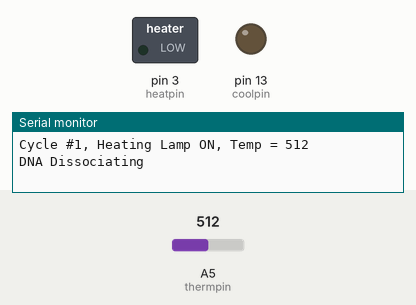
This sketch was run on a simulated Arduino Uno, built with avr-gcc and run on an emulated ATmega328P. Parts: switched loads named in the sketch (green lamp = pin HIGH), output pins drawn as LEDs (lit = HIGH), the last lines printed to the serial monitor. The inputs (shaded band) are chosen by the test bench; at power-on: A5 (thermpin) = 512.

Above: at 1.2 s.
1.3 s: A5 (thermpin) set to 22
At 2.6 s:
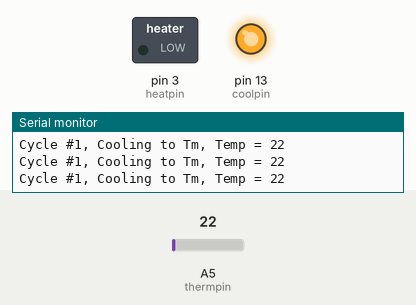
4.3 s: A5 (thermpin) set to 18
At 7.8 s:
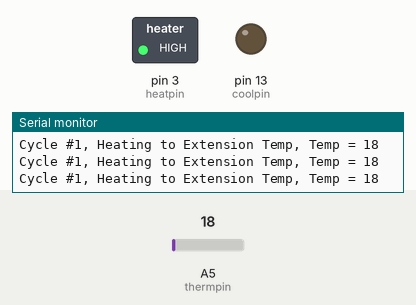
Timing chart, 0 to 9.3 s (numbered marks = the images above; inputs shaded):
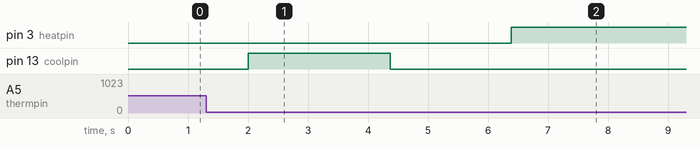

Measured:
- the behaviour switches between 21 and 20 on A5 (thermpin) (found by bisection; images 1 and 2)
- after the input at 4.3 s, pin 3 (heatpin): LOW → HIGH after 2.1 s; pin 13 (coolpin): HIGH → LOW after 0.07 s

The sketch:

downloadedPCR.ino
```cpp
const int thermpin = 5;
const int heatpin = 3;
const int coolpin = 13;

const int hot = 40; //these are resistance-based temperatures, not yet calibrated for Celsius
const int tm = 20;
const int elongtemp = 30;

const int delaytime = 2000;
const int elongtime = 5000;

int cyclecount = 1;

void setup(){
  pinMode(thermpin, INPUT);
  pinMode(heatpin, OUTPUT);
  pinMode(coolpin, OUTPUT);
  analogReference(EXTERNAL);
  Serial.begin(9600);
}


void loop(){


int temp = analogRead(thermpin);

do {
  //Begin PCR Reaction by heating to 95 degrees;
  digitalWrite(heatpin, HIGH);
  temp = analogRead(thermpin);
  Serial.print("Cycle #");
  Serial.print(cyclecount);
  Serial.print(", Heating Lamp ON, Temp = ");
  Serial.println(temp);

} while (temp < hot);

digitalWrite(heatpin, LOW);
Serial.println("DNA Dissociating");
delay(delaytime);

do {
   digitalWrite(coolpin, HIGH);
   temp = analogRead(thermpin);
   Serial.print("Cycle #");
   Serial.print(cyclecount);
   Serial.print(", Cooling to Tm, Temp = ");
   Serial.println(temp);
} while (temp > tm);


digitalWrite(coolpin, LOW);
Serial.println("Primers Annealing");
delay(delaytime);

do{
  digitalWrite(heatpin, HIGH);
  temp = analogRead(thermpin);
  Serial.print("Cycle #");
  Serial.print(cyclecount);
  Serial.print(", Heating to Extension Temp, Temp = ");
  Serial.println(temp);
} while (temp < elongtemp);

digitalWrite(heatpin, LOW);
  Serial.print("Cycle #");
  Serial.print(cyclecount);
Serial.println(", DNA Elongating");
delay(elongtime);
//strobe bulb to maintain elongtemp?

cyclecount++;

//digitalWrite(cyclespin, cyclesdonecount);


}
```
